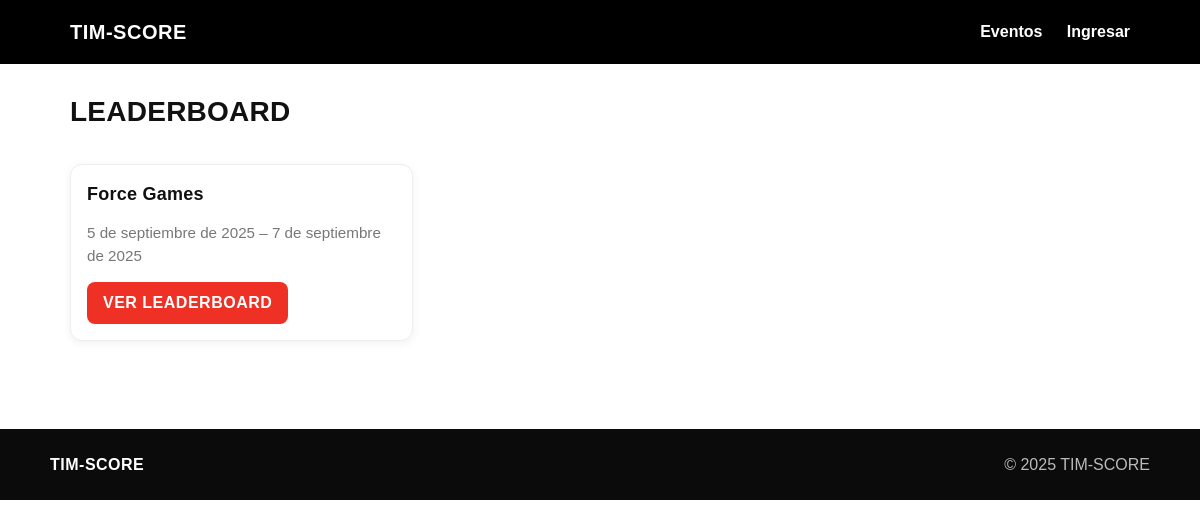
Page /leaderboard/ on the committed database.
### compcore/apps/events/models.py (models this page shows, shortened)
class Event(models.Model):
    STATUS_CHOICES = (
        ("DRAFT", "Draft"),
        ("OPEN", "Open"),
        ("CLOSED", "Closed"),
        ("FINISHED", "Finished"),
    )
    name = models.CharField(max_length=160)
    slug = models.SlugField(unique=True)
    location = models.CharField(max_length=160, blank=True)
    description = models.TextField(blank=True)
    start_date = models.DateField(null=True, blank=True)
    end_date = models.DateField(null=True, blank=True)
    registration_open = models.BooleanField(default=False)
    registration_deadline = models.DateField(null=True, blank=True)
    status = models.CharField(max_length=16, choices=STATUS_CHOICES, default="DRAFT")
    lanes_default = models.PositiveIntegerField(
        default=8,
        help_text="Carriles por defecto si la división no define capacidad.",
    )
    allow_self_signup = models.BooleanField(
        default=False,
        help_text="Si está activo, se muestra el enlace de 'Crear cuenta' para atletas.",
    )
    created_at = models.DateTimeField(auto_now_add=True)
    class Meta:
        ordering = ("-start_date", "name")

### compcore/apps/leaderboard/views.py (the view)
def leaderboard_index(request):
    events = Event.objects.all().order_by("-start_date")
    return render(request, "leaderboard/index.html", {"events": events})

### templates/leaderboard/index.html (shortened to what this page needs)
{% extends "base.html" %}
{% block content %}
  <h1>Leaderboard</h1>
  <div class="rf-spacer"></div>
  <section class="rf-grid">
    {% for e in events %}
      <article class="rf-card">
        <h3>{{ e.name }}</h3>
        <p class="muted">{{ e.start_date }}{% if e.end_date %} – {{ e.end_date }}{% endif %}</p>
        <a class="rf-btn rf-btn--primary" href="{% url 'event_leaderboard' event_slug=e.slug %}">Ver leaderboard</a>
      </article>
    {% empty %}
      <p>No hay eventos.</p>
    {% endfor %}
  </section>
{% endblock %}

### static/app.css (style rules this page uses)
:root { --rf-black:#000000; --rf-red:#EE3124; --rf-white:#ffffff; --rf-gray-900:#111111; --rf-gray-700:#444444; --rf-gray-500:#777777; --rf-gray-300:#dddddd; --rf-gray-200:#eeeeee; --rf-gray-100:#f5f5f5; --rf-radius:12px; --rf-shadow:0 2px 10px rgba(0,0,0,.06); --rf-maxw:1100px; }
* { box-sizing:border-box }
html,body { height:100% }
body.rf-body { margin:0; font-family: Helvetica,"Helvetica Neue",Arial,ui-sans-serif,system-ui,"Segoe UI",Roboto,sans-serif; color:var(--rf-gray-900); background:#fff; line-height:1.45; }
h1,h2,h3,h4 { margin:0 0 .6rem 0; font-weight:800; letter-spacing:.25px }
h1 { font-size:28px; text-transform:uppercase }
h3 { font-size:18px }
a { color:var(--rf-black); text-decoration:none }
.muted { color:var(--rf-gray-500); font-size:.95rem }
.rf-btn { appearance:none; border:none; cursor:pointer; display:inline-flex; align-items:center; justify-content:center; height:42px; padding:0 16px; border-radius:8px; font-weight:800; text-transform:uppercase; letter-spacing:.5px; text-decoration:none }
.rf-btn--primary { background:var(--rf-red); color:#fff }
.rf-grid { display:grid; gap:16px; grid-template-columns:repeat(auto-fill,minmax(260px,1fr)) }
.rf-card { background:#fff; border:1px solid var(--rf-gray-200); border-radius:var(--rf-radius); box-shadow:var(--rf-shadow); padding:16px }
.rf-card h3 { margin-bottom:.35rem }
.rf-spacer { height:22px }

### rows in the picture
Event: name "Force Games", start_date "5 de septiembre de 2025", end_date "7 de septiembre de 2025"
